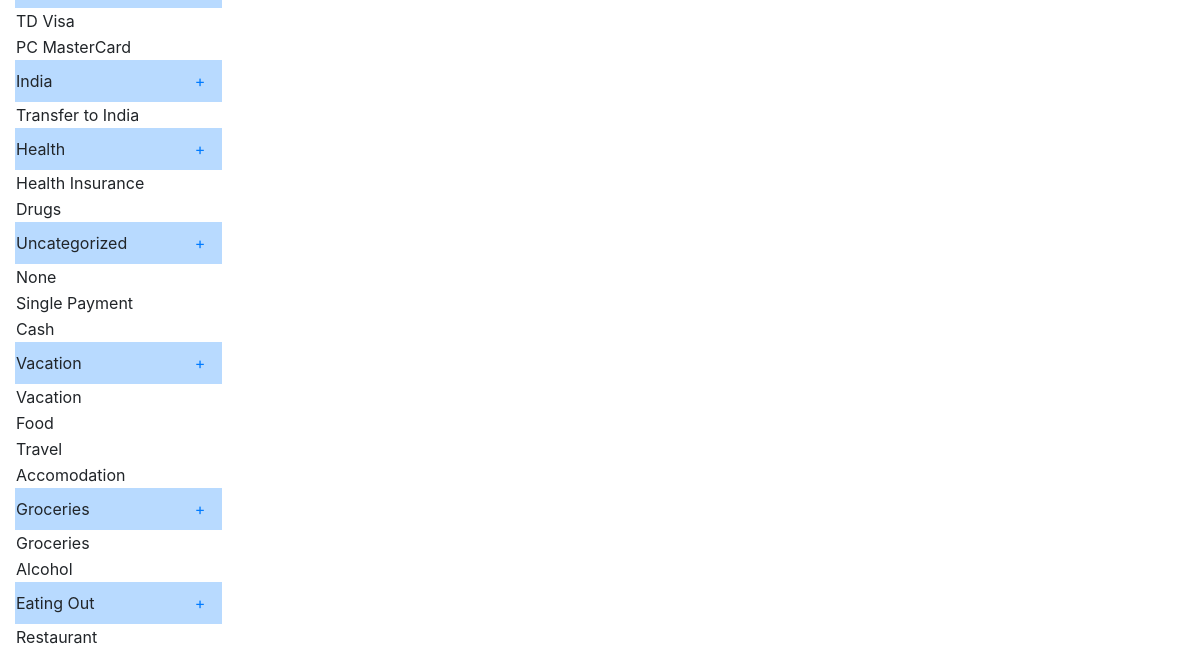
The app's page /category/ (lower part), older data.
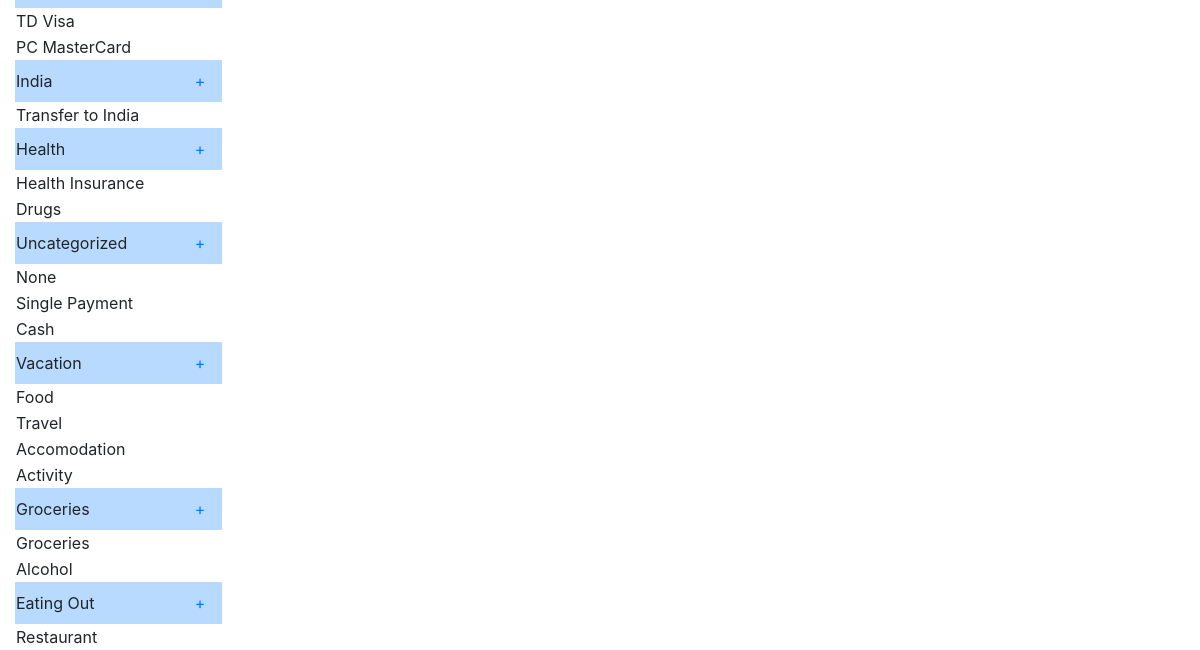
The same page, newer data.
### category/models.py (models this page shows)
class Category(models.Model):
	name = models.CharField(max_length=50, blank=True)
	group = models.ForeignKey(CategoryGroup, on_delete=models.PROTECT, blank=True, null=True)
	budget = models.DecimalField(max_digits=8, decimal_places=2, blank=True, null=True)
	def __str__(self):
		return '%s' %self.name
	class Meta:
		verbose_name_plural = 'Categories'

class CategoryGroup(models.Model):
	name = models.CharField(max_length=50, blank=True, null=True)
	budget = models.DecimalField(max_digits=8, decimal_places=2, blank=True, null=True)
	def __str__(self):
		return '%s' %self.name
	class Meta:
		verbose_name='Category Group'

### category/views.py (the view)
# urls.py: path('', CategoryListView.as_view(), name='category-list'),
class CategoryListView(ListView):
	model = CategoryGroup
	context_object_name = 'category_group_list'
	template_name = 'category_list.html'

### templates/category_list.html (shortened to what this page needs)
{% extends "base.html" %}
{% load crispy_forms_tags %}
{% block main_content %}
	<table clase="table">
	<tbody>
	{% for category_group in category_group_list %}
		<tr class="table-primary">
			<td>{{category_group}}</td>
			<td><a class="nav-link" href="{% url 'category-create' category_group.pk %}">+</a></td>
		</tr>
		{% for category in category_group.category_set.all %}
			<tr class="table-secondar">
				<td>{{category}}</td>
			</tr>
		{% endfor %}
	{% endfor %}
	</tbody>
	</table>
{% endblock %}

Row changes from the older to the newer data that the page shows:
removed Category: name "Vacation", shown under CategoryGroup "Vacation"
added Category: name "Activity", shown under CategoryGroup "Vacation"
